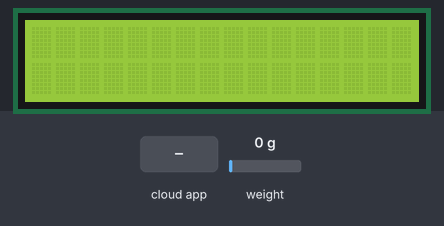
Bench run of a sketch on a simulated ESP32. On the bench: 16×2 character LCD. The test bench sets the inputs (shaded band); at power-on: weight on the scale 0 g. WiFi joins after 1.5 s; servers stay silent unless stated; the local clock reads 2024-03-15 10:24:30 at power-on unless the sketch sets it; the Firebase database answers and starts empty; what the sketch prints to the serial monitor is not drawn.

Above: at 2.7 s.
2.8 s: weight on the scale set to 100 g
At 12.8 s:
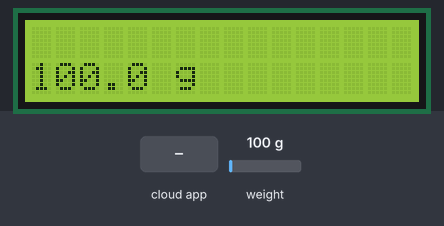
13.1 s: the phone or cloud app sets foodName to 0
At 24.0 s:
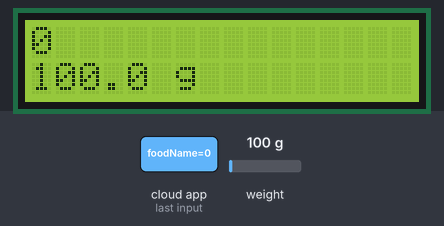
24.3 s: the phone or cloud app sets foodName to 1
At 34.6 s:
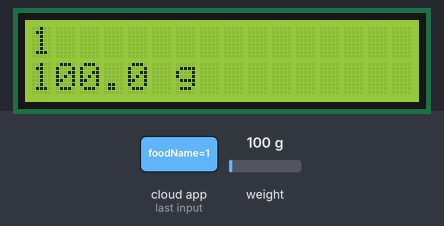
35.0 s: weight on the scale set to 1250 g
At 45.0 s:
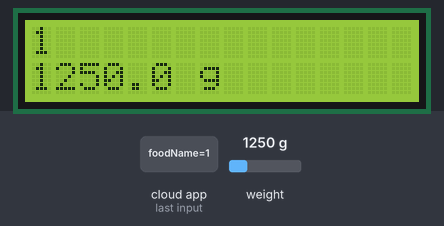
45.7 s: weight on the scale set to 2500 g
At 55.4 s:
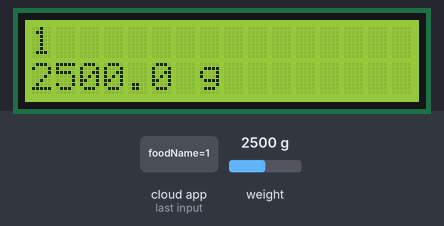
Timing chart, 0 to 56.9 s (numbered marks = the images above; inputs shaded):
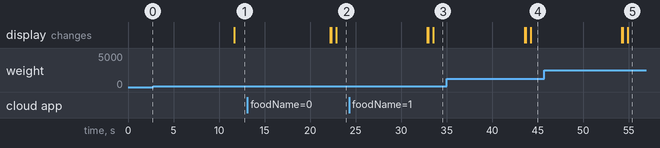

Measured:
- after the input at 2.8 s, the display: changes after 8.9 s (image 1)
- after the input at 13.1 s, the display: first differs from a run without the input after 9.8 s (image 2)

The sketch:

esp32_LCDandweight.ino
```cpp
#include <Wire.h>
#include <LiquidCrystal_I2C.h>      // for LCD Display
#include "HX711.h"                  // for load cell
#include "time.h"
#include <NTPClient.h>
#include <WiFiUdp.h>
#include <Arduino.h>
#include <WiFi.h>
#include <Firebase_ESP_Client.h>
#include "addons/TokenHelper.h" //Provide the token generation process info.
#include "addons/RTDBHelper.h" //Provide the RTDB payload printing info and other helper functions.

// NTP server
const char* ntpServer = "time.google.com";
const long  gmtOffset_sec = 28800;
const int   daylightOffset_sec = 0;

// HX711 module pins
const int LOADCELL_DOUT_PIN = 16;
const int LOADCELL_SCK_PIN = 4;

// LCD I2C address and dimensions
#define LCD_ADDRESS 0x27
#define LCD_COLUMNS 16
#define LCD_ROWS    2

// Initialize the HX711 instance
HX711 scale;

// Initialize the LCD object
LiquidCrystal_I2C lcd(LCD_ADDRESS, LCD_COLUMNS, LCD_ROWS);

// Insert your network credentials
#define WIFI_SSID "s3wifi"
#define WIFI_PASSWORD "IceBukoPie2019"

// Insert Firebase project API Key
#define API_KEY "AIzaSyD3qNpR_UAi5sXHIX4Way38C-uELvnxkdk"

// Insert RTDB URL
#define DATABASE_URL "https://cs145-smartstash-default-rtdb.asia-southeast1.firebasedatabase.app/"

// Define Firebase Data object
FirebaseData stream;
FirebaseData fbdo;
FirebaseAuth auth;
FirebaseConfig config;
FirebaseJson json;

// Define Firebase RTDB paths
String devicePath = "containers/" + WiFi.macAddress();
String labelPath = devicePath + "/foodName";
String weightPath = devicePath + "/currentWeight";
String thresholdPath = devicePath + "/threshold";
String statusPath = devicePath + "/status";
String timestampPath = devicePath + "/timestamp";

unsigned long sendDataPrevMillis = 0;
int count = 0;
bool signupOK = false;
String timestamp;

String label;

void setupwifi() {
  WiFi.begin(WIFI_SSID, WIFI_PASSWORD);
  Serial.print("Connecting to Wi-Fi");
  while (WiFi.status() != WL_CONNECTED){
    Serial.print(".");
    delay(300);
  }
  Serial.println();
  Serial.print("Connected with IP: ");
  Serial.println(WiFi.localIP());
  Serial.println();
}

String printLocalTime() {
  struct tm timeinfo;
  if(!getLocalTime(&timeinfo)){
    Serial.println("Failed to obtain time");
    return "Failed to obtain time";
  }
  char timeStringBuff[20]; // Allocate a buffer to hold the formatted time string
  sprintf(timeStringBuff, "%04d-%02d-%02d %02d:%02d:%02d",
                timeinfo.tm_year + 1900,
                timeinfo.tm_mon + 1,
                timeinfo.tm_mday,
                timeinfo.tm_hour,
                timeinfo.tm_min,
                timeinfo.tm_sec);
  return String(timeStringBuff);
}

void setupfirebase(){
  config.api_key = API_KEY;
  config.database_url = DATABASE_URL;

  if (Firebase.signUp(&config, &auth, "", "")){
    Serial.println("ok");
    signupOK = true;
  }
  else{
    Serial.printf("%s\n", config.signer.signupError.message.c_str());
  }

  /* Assign the callback function for the long running token generation task */
  config.token_status_callback = tokenStatusCallback; //see addons/TokenHelper.h

  Firebase.begin(&config, &auth);
  Firebase.reconnectWiFi(true);
}

void streamTimeoutCallback(bool timeout) {
  if (timeout)
    Serial.println("stream timeout, resuming...\n");
  if (!stream.httpConnected())
    Serial.printf("error code: %d, reason %s\n\n", stream.httpCode(), stream.errorReason().c_str());
}


void setup() {
  Serial.begin(115200);

  // Initialize the HX711 scale
  scale.begin(LOADCELL_DOUT_PIN, LOADCELL_SCK_PIN);

  //prev 1785
  scale.set_scale(1695.f);             // computed from HX711_Calibration sketch example

  // Initialize the LCD
  lcd.init();
  lcd.backlight();

  setupwifi();
  setupfirebase();

  configTime(gmtOffset_sec, daylightOffset_sec, ntpServer);
}

void loop() {
  scale.power_down();              // put the ADC in sleep mode
  delay(10000);
  scale.power_up();

  // Display the current weight on the LCD
  lcd.clear();
  lcd.setCursor(0, 1);
  lcd.print(scale.get_units(), 1); // displays up to one decimal
  lcd.print(" g");

  if (Firebase.ready() && signupOK) {
    if (millis() - sendDataPrevMillis > 5000 || sendDataPrevMillis == 0) {
      sendDataPrevMillis = millis();

      timestamp = printLocalTime();

      if (Firebase.RTDB.setFloat(&fbdo, weightPath.c_str(), scale.get_units())) {
        Serial.println("updated weight");
      } else {
        Serial.println("failed to update weight");
      }

      if (Firebase.RTDB.setString(&fbdo, timestampPath.c_str(), timestamp)) {
        Serial.println("updated time");
      } else {
        Serial.println("failed to update time");
      }

      if (Firebase.RTDB.getString(&fbdo, labelPath)) {
        if (fbdo.dataType() == "string") {
          label = fbdo.stringData();
        }
      } else {
        Serial.println(fbdo.errorReason()); //print he error (if any)
      }
    }
  }

  lcd.setCursor(0, 0);
  lcd.print(label);
}
```
